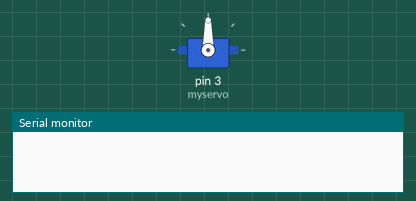
This sketch was run on a simulated Arduino Uno, built with avr-gcc and run on an emulated ATmega328P. Parts: servo, the last lines printed to the serial monitor. The local clock reads 2024-03-15 10:24:30 at power-on unless the sketch sets it.

Above: at 0.1 s.
At 3.15 s:
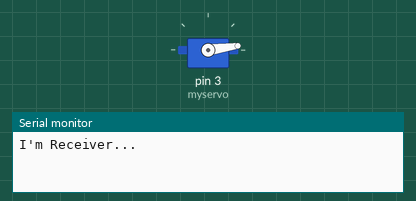
At 5.56 s:
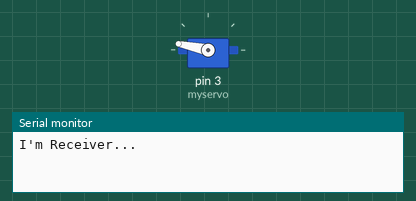
At 7.97 s:
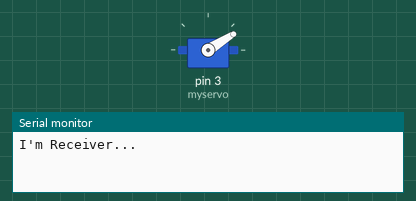
Timing chart, 0 to 9.9 s (numbered marks = the images above):
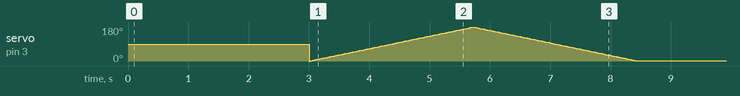

The sketch:

test.ino
```cpp
/*
nRF24L01 Arduino Receiver接收端

Ansifa
2015/3/7

引脚接法：
nRF24L01   Arduino UNO
VCC <-> 3.3V
GND <-> GND
CE  <-> D9
CSN <-> D10
MOSI<-> D11
MISO<-> D12
SCK <-> D13
IRQ <-> 不接
*/
#include <Wire.h>
#include "RTClib.h"

RTC_DS3231 rtc;
#include <Servo.h>
#include <SPI.h>
#include <Mirf.h>
#include <nRF24L01.h>
#include <MirfHardwareSpiDriver.h>


    unsigned int adata = 0, total = 0;
    int minutes = 0;
    int pos = 0;

    Servo myservo;
void setup()
{
  #ifndef ESP8266
  while (!Serial); // for Leonardo/Micro/Zero
  #endif

    myservo.attach(3);
    Serial.begin(9600);

     delay(3000); // wait for console opening

      if (! rtc.begin()) {
    Serial.println("Couldn't find RTC");
    while (1);
  }
    if (rtc.lostPower()) {
    Serial.println("RTC lost power, lets set the time!");
    // following line sets the RTC to the date & time this sketch was compiled
    rtc.adjust(DateTime(F(__DATE__), F(__TIME__)));
    // This line sets the RTC with an explicit date & time, for example to set
    // January 21, 2014 at 3am you would call:
    // rtc.adjust(DateTime(2014, 1, 21, 3, 0, 0));
  }

    //---------初始化部分，不可随时修改---------
    Mirf.cePin = 9;     //设置CE引脚为D9
    Mirf.csnPin = 10;   //设置CE引脚为D10
    Mirf.spi = &MirfHardwareSpi;
    Mirf.init();  //初始化nRF24L01

    //---------配置部分，可以随时修改---------
    //设置接收标识符"Rev01"
    Mirf.setRADDR((byte *)"Rec01");
    //设置一次收发的字节数，这里发一个整数，
    //写sizeof(unsigned int)，实际等于2字节
    Mirf.payload = sizeof(unsigned int);
    //发送通道，可以填0~128，收发必须一致。
    Mirf.channel = 3;
    Mirf.config();

    //注意一个Arduino写Sender.ino，另一个写Receiver.ino。
    //这里用来辨别写入了Receiver.ino程序
    Serial.println("I'm Receiver...");
}

void loop()
{
work();

}
void work()
{
     for(pos = 0; pos < 180; pos += 1)  // 从0度到180度运动
  {                                                     // 每次步进一度
    myservo.write(pos);        // 指定舵机转向的角度
    delay(15);                       // 等待15ms让舵机到达指定位置
  }
  for(pos = 180; pos>=1; pos-=1)   //从180度到0度运动
  {
    myservo.write(pos);         // 指定舵机转向的角度
    delay(15);                        // 等待15ms让舵机到达指定位置
  }
          DateTime now = rtc.now();
             Serial.print("adata=");
            Serial.println(adata);
            minutes = now.minute();
            Serial.print("minutes=");
          Serial.println(minutes);
        while(total <= 15)
        {
          Serial.print("total=");
          Serial.println(total);

          Serial.print("now.minute()=");
           Serial.println(now.minute());
            DateTime now = rtc.now();
          if ( minutes != now.minute())
          {
            total = total +1;
            Serial.println(total);
            if( minutes == 59)
            {
              minutes = 0;
            }
            else
            {
              minutes = minutes + 1;
            }
            delay(300);
          }
        }
       if (total == 16 )
       total = 0;
 }
```
